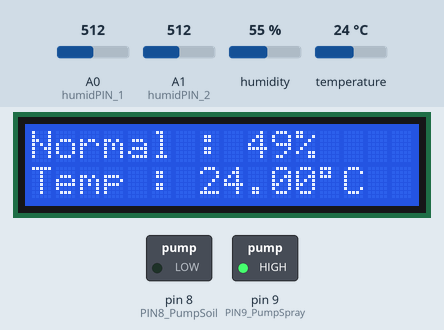
Simulated run of this sketch. Board: Arduino Uno, built with avr-gcc and run on an emulated ATmega328P. Shown: 16×2 character LCD, switched loads named in the sketch (green lamp = pin HIGH). The inputs (shaded band) are chosen by the test bench; at power-on: temperature 24 °C, A0 (humidPIN_1) = 512, A1 (humidPIN_2) = 512, humidity 55 %. What the sketch prints to the serial monitor is not drawn.

Above: at 6.2 s.
6.3 s: temperature set to 12 °C
At 9.1 s:
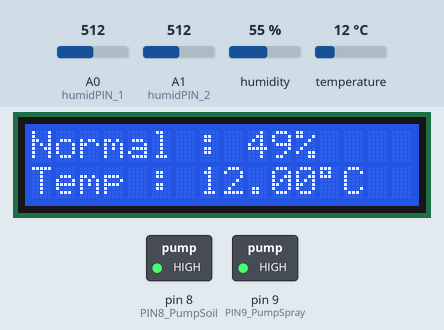
9.7 s: A0 (humidPIN_1) set to 716
At 11.5 s:
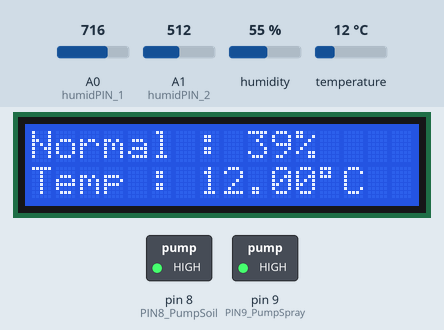
11.8 s: A1 (humidPIN_2) set to 716
At 12.9 s:
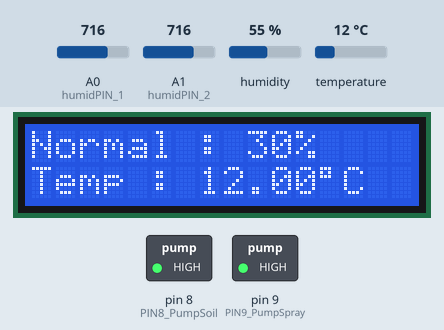
13.8 s: temperature set to 35.6 °C
At 16.1 s:
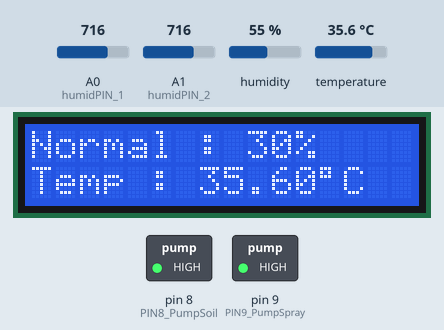
16.9 s: temperature set to 36.9 °C
At 20.7 s:
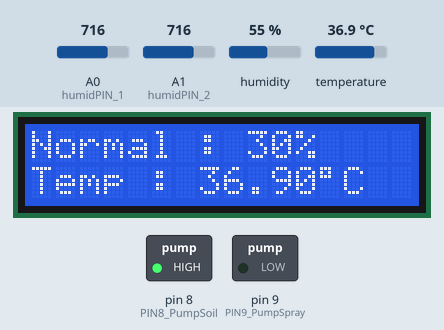
21.0 s: A0 (humidPIN_1) set to 306
At 25.7 s:
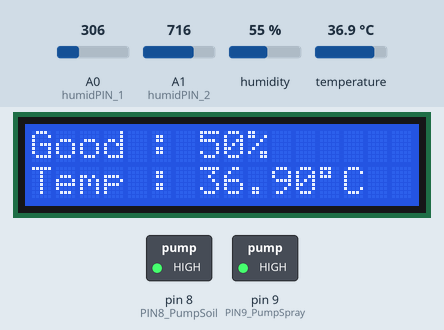
Timing chart, 0 to 72.8 s (numbered marks = the images above; inputs shaded):
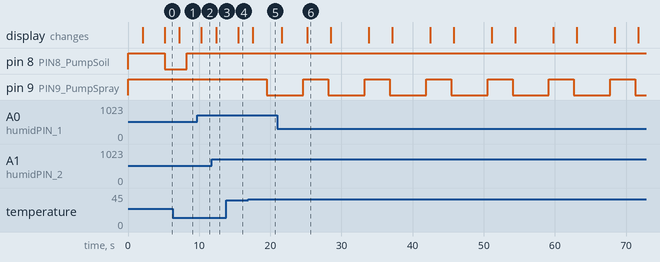

Measured:
- the behaviour switches between 36 and 36.1 °C on temperature (found by bisection; images 4 and 5)
- after the input at 6.3 s, the display: changes after 0.93 s (image 1)
- after the input at 9.7 s, the display: changes after 0.62 s (image 2)
- after the input at 11.8 s, the display: changes after 0.57 s (image 3)
- after the input at 13.8 s, the display: changes after 1.7 s (image 4)
- after the input at 16.9 s, pin 8 (PIN8_PumpSoil): stays HIGH (without the input it goes to LOW after 3.1 s); pin 9 (PIN9_PumpSpray): HIGH → LOW after 2.6 s; the display: changes after 0.62 s (image 5)
- after the input at 21.0 s, pin 8 (PIN8_PumpSoil): stops changing and stays HIGH; pin 9 (PIN9_PumpSpray): alternates HIGH for 3.5 s and LOW for 5.1 s, starting after 7.1 s; the display: first changes after 0.64 s (image 6 shows a later state)

The sketch:

Outomatic_Watering.ino
```cpp
#include <LiquidCrystal_I2C.h>
#include <LCD.h>
#include <DHT.h>
#include <Wire.h>
#include <SoftwareSerial.h>


  //LCD Module Setup
  #define BACKLIGHT_PIN 3

  //Define Pin For Relay
  #define PIN8_PumpSoil 8  //pin 8
  #define PIN9_PumpSpray 9 //pin 9

  SoftwareSerial ArduinoSerial(6,10); //(RX,TX)
  LiquidCrystal_I2C lcd(0x3F,2,1,0,4,5,6,7,3,POSITIVE);

  int wait;
  float humidPIN_1 = A0;
  float humidPIN_2 = A1;
  float temperature_air, soil_1, soil_2;
  unsigned long timer;
  unsigned long timer2;

  DHT dht;

void setup(){
  Serial.begin(115200);
  ArduinoSerial.begin(4800);

  //Setup All The Arduino Pin
  pinMode(PIN8_PumpSoil, OUTPUT);
  pinMode(PIN9_PumpSpray, OUTPUT);
  pinMode(6, INPUT);
  pinMode(10, OUTPUT);

  dht.setup(5);

  //Turn OFF any power to the Relay channels
  digitalWrite(BACKLIGHT_PIN, HIGH);
  digitalWrite(PIN8_PumpSoil,HIGH);
  digitalWrite(PIN9_PumpSpray,HIGH);

  timer = 0;
  timer2 = 0;

  lcd.begin (16,2);
  lcd.setCursor(0,0);
  lcd.print("  System Begin");
  delay(2000);
  lcd.clear();
  delay(3000);
}

void loop() {
  //Begin Module Humidty, Temperature
  soil_1 = analogRead(humidPIN_1);
  soil_2 = analogRead(humidPIN_2);
  temperature_air = dht.getTemperature();

  if(percentage() <= 2 && percentage() >= 0){
    on_firebase();
    ArduinoSerial.print(11);
    ArduinoSerial.print('\n');
    for(wait=0; wait<6000; wait++){
      temperature_air = dht.getTemperature();
      if((millis() - timer ) >= 1000){
        lcd.clear();
        print_humid("Dry : ", percentage(), "%");
        print_temp("Temp : ", temperature_air, "C");
        timer = millis();
      }
      digitalWrite(PIN8_PumpSoil,LOW);
      Serial.println(wait);
    }

    on_firebase();
    ArduinoSerial.print(10);
    ArduinoSerial.print('\n');
    for(wait=0; wait<20000; wait++){
      temperature_air = dht.getTemperature();
      if((millis() - timer ) >= 1000){
        lcd.clear();
        print_humid("Dry : ", percentage(), "%");
        print_temp("Temp : ", temperature_air, "C");
        timer = millis();
      }
      digitalWrite(PIN8_PumpSoil,HIGH);
      Serial.println(wait);
    }
  }

  else if (percentage() <= 41 && percentage() > 2){
    on_firebase();
    ArduinoSerial.print(11);
    ArduinoSerial.print('\n');
    for(wait=0; wait<6000; wait++){
      temperature_air = dht.getTemperature();
      if((millis() - timer ) >= 1000){
        lcd.clear();
        print_humid("Low : ", percentage(), "%");
        print_temp("Temp : ", temperature_air, "C");
        timer = millis();
      }
      digitalWrite(PIN8_PumpSoil,LOW);
      Serial.println(wait);
    }

    on_firebase();
    ArduinoSerial.print(10);
    ArduinoSerial.print('\n');
    for(wait=0; wait<20000; wait++){
      temperature_air = dht.getTemperature();
      if((millis() - timer ) >= 1000){
        lcd.clear();
        print_humid("Low : ", percentage(), "%");
        print_temp("Temp : ", temperature_air, "C");
        timer = millis();
      }
      digitalWrite(PIN8_PumpSoil,HIGH);
      Serial.println(wait);
    }
  }

  else if (percentage() <= 50 && percentage() > 41){
    on_firebase();
    ArduinoSerial.print(11);
    ArduinoSerial.print('\n');
    for(wait=0; wait<6000; wait++){
      temperature_air = dht.getTemperature();
      if((millis() - timer ) >= 1000){
        lcd.clear();
        print_humid("Normal : ", percentage(), "%");
        print_temp("Temp : ", temperature_air, "C");
        timer = millis();
      }
      digitalWrite(PIN8_PumpSoil,LOW);
      Serial.println(wait);
    }

    on_firebase();
    ArduinoSerial.print(10);
    ArduinoSerial.print('\n');
    for(wait=0; wait<20000; wait++){
      temperature_air = dht.getTemperature();
      if((millis() - timer ) >= 1000){
        lcd.clear();
        print_humid("Normal : ", percentage(), "%");
        print_temp("Temp : ", temperature_air, "C");
        timer = millis();
      }
      digitalWrite(PIN8_PumpSoil,HIGH);
      Serial.println(wait);
    }
  }

  else if (percentage() <= 56 && percentage() > 50){
    if((millis() - timer ) >= 1000){
      lcd.clear();
      print_humid("Good : ", percentage(), "%");
      print_temp("Temp : ", temperature_air, "C");
      timer = millis();
    }
    digitalWrite(PIN8_PumpSoil,HIGH);
    on_firebase();
    ArduinoSerial.print(10);
    ArduinoSerial.print('\n');
  }

  else{
    if((millis() - timer ) >= 1000){
      lcd.clear();
      print_humid("Over : ", percentage(), "%");
      print_temp("Temp : ", temperature_air, "C");
      timer = millis();
    }
    digitalWrite(PIN8_PumpSoil,HIGH);
    on_firebase();
    ArduinoSerial.print(10);
    ArduinoSerial.print('\n');
  } //End Algo Watering Soil

  //Algo Watering Spray
  if((millis() - timer2 ) >= 3000){
    if(temperature_air > 36){
      on_firebase();
      ArduinoSerial.print(21);
      ArduinoSerial.print('\n');
      for(wait=0; wait<10000; wait++){
        temperature_air = dht.getTemperature();
        if((millis() - timer ) >= 1000){
          lcd.clear();
          print_humid("Normal : ", percentage(), "%");
          print_temp("Temp : ", temperature_air, "C");
          timer = millis();
        }
        digitalWrite(PIN9_PumpSpray,LOW);
        Serial.println(wait);
      }

      digitalWrite(PIN9_PumpSpray,HIGH);
      on_firebase();
      ArduinoSerial.print(20);
      ArduinoSerial.print('\n');
    }
    timer2 = millis();
  } //End Algo Watering Spray
  delay(500);
}

int print_humid(String sta, int h, String sign) {
  lcd.setCursor(0,0);
  lcd.print(sta + h + sign);
  Serial.println(sta + h + sign);
}

int print_temp(String temp, float t, String sign){
  lcd.setCursor(0,1);
  lcd.print(temp + t + ((char)223) + sign);
  Serial.println(temp + t + sign);
}

float percentage(){
  soil_1 = analogRead(humidPIN_1);
  soil_2 = analogRead(humidPIN_2);
  float average = ((soil_1 + soil_2) / 2);
  float percent = (abs(abs(((average / 1023) * 100) - 100)));
  return percent;
}

int on_firebase(){
  ArduinoSerial.print(soil_1);
  ArduinoSerial.print('\n');
  ArduinoSerial.print(soil_2);
  ArduinoSerial.print('\n');
  ArduinoSerial.print(temperature_air);
  ArduinoSerial.print('\n');
}
```
